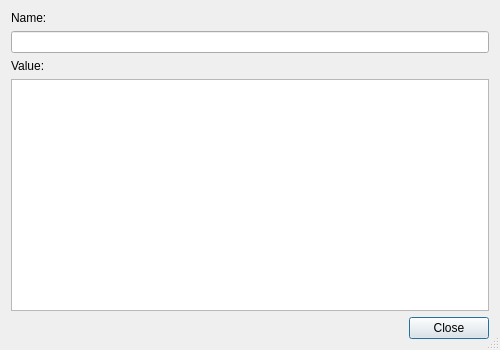
<?xml version="1.0" encoding="UTF-8"?>
<ui version="4.0">
 <class>E5NetworkHeaderDetailsDialog</class>
 <widget class="QDialog" name="E5NetworkHeaderDetailsDialog">
  <property name="geometry">
   <rect>
    <x>0</x>
    <y>0</y>
    <width>500</width>
    <height>350</height>
   </rect>
  </property>
  <property name="windowTitle">
   <string>Header Details</string>
  </property>
  <property name="sizeGripEnabled">
   <bool>true</bool>
  </property>
  <layout class="QVBoxLayout" name="verticalLayout">
   <item>
    <widget class="QLabel" name="label">
     <property name="text">
      <string>Name:</string>
     </property>
    </widget>
   </item>
   <item>
    <widget class="QLineEdit" name="nameEdit">
     <property name="readOnly">
      <bool>true</bool>
     </property>
    </widget>
   </item>
   <item>
    <widget class="QLabel" name="label_2">
     <property name="text">
      <string>Value:</string>
     </property>
    </widget>
   </item>
   <item>
    <widget class="QPlainTextEdit" name="valueEdit">
     <property name="tabChangesFocus">
      <bool>true</bool>
     </property>
     <property name="readOnly">
      <bool>true</bool>
     </property>
    </widget>
   </item>
   <item>
    <widget class="QDialogButtonBox" name="buttonBox">
     <property name="orientation">
      <enum>Qt::Horizontal</enum>
     </property>
     <property name="standardButtons">
      <set>QDialogButtonBox::Close</set>
     </property>
    </widget>
   </item>
  </layout>
 </widget>
 <resources/>
 <connections>
  <connection>
   <sender>buttonBox</sender>
   <signal>accepted()</signal>
   <receiver>E5NetworkHeaderDetailsDialog</receiver>
   <slot>accept()</slot>
   <hints>
    <hint type="sourcelabel">
     <x>248</x>
     <y>254</y>
    </hint>
    <hint type="destinationlabel">
     <x>157</x>
     <y>274</y>
    </hint>
   </hints>
  </connection>
  <connection>
   <sender>buttonBox</sender>
   <signal>rejected()</signal>
   <receiver>E5NetworkHeaderDetailsDialog</receiver>
   <slot>reject()</slot>
   <hints>
    <hint type="sourcelabel">
     <x>316</x>
     <y>260</y>
    </hint>
    <hint type="destinationlabel">
     <x>286</x>
     <y>274</y>
    </hint>
   </hints>
  </connection>
 </connections>
</ui>
